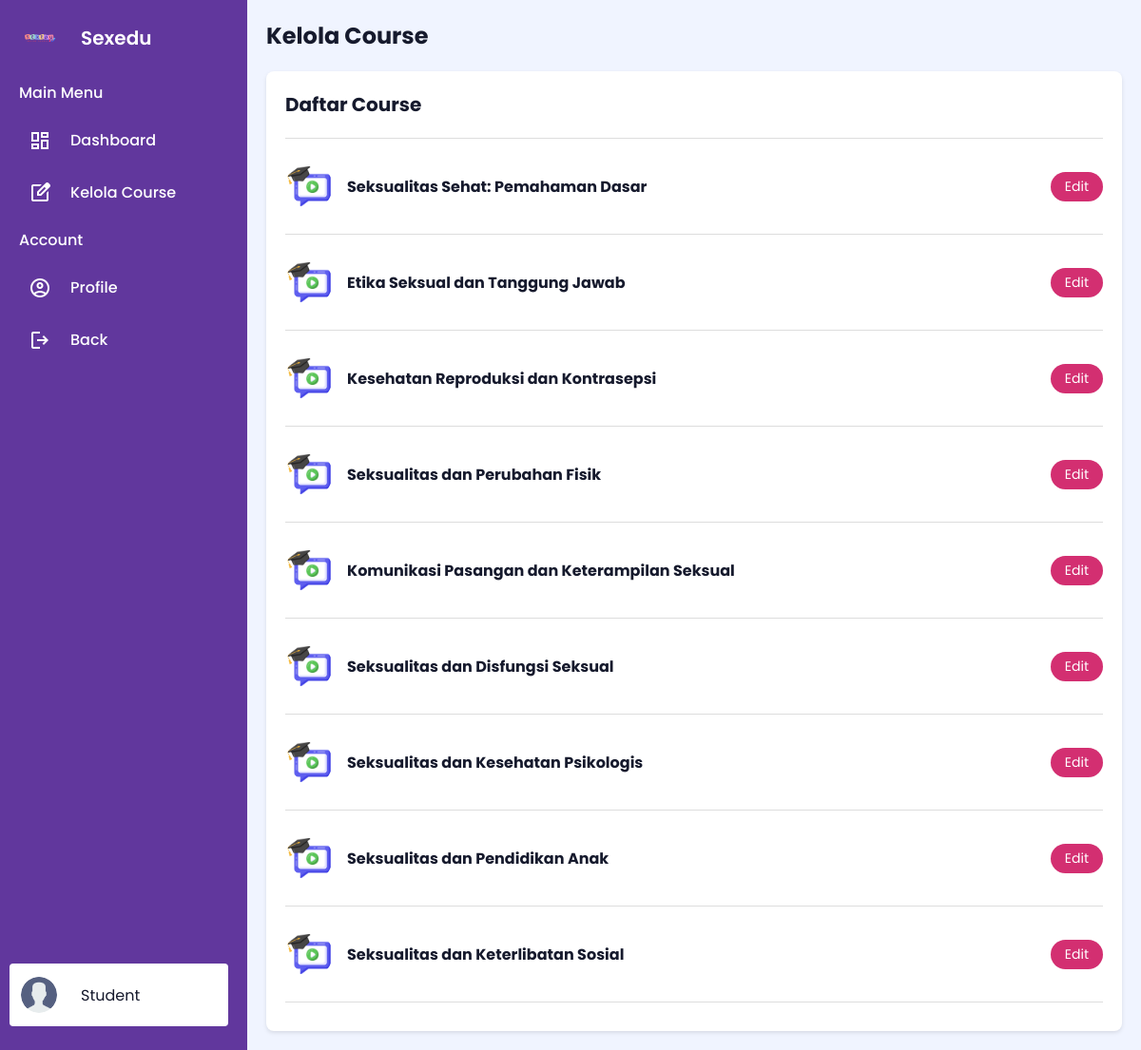
The app's page /admincourse/ with its own data.
### sexeduapp/models.py (models this page shows, shortened)
class Course(models.Model):
    name = models.CharField(max_length=255, verbose_name="Nama Kursus")
    description = models.TextField(verbose_name="Deskripsi Kursus")
    video = models.FileField(upload_to='videos/', verbose_name="Video Kursus", blank=True, null=True)
    ppt = models.FileField(upload_to='ppts/', verbose_name="PPT Kursus", blank=True, null=True)
    users = models.ManyToManyField(User, related_name='courses', verbose_name="Pengguna yang memiliki akses")

### sexeduapp/views.py (the view)
# urls.py: path('admincourse/', views.admincourse, name='admincourse'),
def admincourse(request):
    courses = Course.objects.all()
    return render(request, 'sexeduapp/admincourse.html', {'courses': courses})

### templates/sexeduapp/admincourse.html (shortened to what this page needs)
{% load static %}
<!DOCTYPE html>
<html lang="en">
<head>
    <link rel="stylesheet" href="{% static 'css/admincourse.css' %}" />
</head>
<body>
    <aside class="sidebar">
    <div class="sidebar-header">
        <img src="{% static 'images/logo 2 1.png' %}" alt="logo" />
        <h2>Sexedu</h2>
    </div>
    <ul class="sidebar-links">
        <h4>
        <span>Main Menu</span>
        </h4>
        <li>
        <a href="{% url 'dashboardadmin' %}">
        <span class="material-symbols-outlined"> dashboard </span>Dashboard</a>
        </li>
        <li>
        <a href="{% url 'admincourse' %}"><span class="material-symbols-outlined">edit_square</span>Kelola Course</a>
        </li>
        <h4>
        <span>Account</span>
        </h4>
        <li>
        <a href="{% url 'sexeduapp:profile' %}"><span class="material-symbols-outlined"> account_circle </span>Profile</a>
        </li>
        <li>
        <a href="{% url 'sexeduapp:index' %}"><span class="material-symbols-outlined"> logout </span>Back</a>
        </li>
    </ul>
    <div class="user-account">
        <div class="user-profile">
        {% if user.profile.image %}
        <img src="{{ user.profile.image.url }}" alt="Profile Image" >
        {% else %}
        <img src="{% static 'images/user1.png' %}" alt="Profile Image">
        {% endif %}
        <div class="user-detail">
          {% if user.is_superuser %}
                    Admin
                {% else %}
                    Student
                {% endif %}
        </div>
      </div>
    </div>
  </aside>
  <div class="container">
    <header>
        <h1>Kelola Course</h1>
    </header>
    <div class="class-list">
        <h2>Daftar Course</h2>
        <hr>
        {% for course in courses %}
        <div class="class-item">
            <div class="class-info">
                <img src="{% static 'images/education.png' %}" alt="Class Icon">
                <div>
                    <h3>{{ course.name }}</h3>
                </div>
            </div>
            <a href="{% url 'editcourse' course.id %}" class="sync-button">Edit</a>
        </div>
        <hr>
        {% endfor %}
    </div>
</div>
</body>
</html>

### static/css/admincourse.css (style rules this page uses)
* { margin: 0; padding: 0; box-sizing: border-box; font-family: "Poppins", sans-serif; }
body { min-height: 100vh; background: #F0F4FF; }
.sidebar { position: fixed; top: 0; left: 0; height: 100%; width: 85px; display: flex; overflow-x: hidden; flex-direction: column; background: #61379D; padding: 25px 20px; transition: all 0.4s ease; }
.sidebar .sidebar-header { display: flex; align-items: center; }
.sidebar .sidebar-header img { width: 42px; border-radius: 50%; }
.sidebar .sidebar-header h2 { color: #fff; font-size: 1.25rem; font-weight: 600; white-space: nowrap; margin-left: 23px; }
.sidebar-links h4 { color: #fff; font-weight: 500; white-space: nowrap; margin: 10px 0; position: relative; }
.sidebar-links h4 span { opacity: 0; }
.sidebar-links { list-style: none; margin-top: 20px; height: 80%; overflow-y: auto; scrollbar-width: none; }
.sidebar-links li a { display: flex; align-items: center; gap: 0 20px; color: #fff; font-weight: 500; white-space: nowrap; padding: 15px 10px; text-decoration: none; transition: 0.2s ease; }
.user-account { margin-top: auto; padding: 12px 10px; margin-left: -10px; }
.user-profile { display: flex; align-items: center; color: #161a2d; }
.user-profile img { width: 42px; height: 42px; border-radius: 50%; border: 2px solid #fff; }
.user-detail { margin-left: 23px; white-space: nowrap; }
.container { margin-left: 85px; padding: 20px; transition: margin-left 0.4s ease; }
.class-list { background: #fff; border-radius: 8px; padding: 20px; box-shadow: 0 2px 4px rgba(0, 0, 0, 0.1); }
.class-list h2 { font-size: 1.25rem; color: #161a2d; margin-bottom: 20px; }
.class-item { display: flex; justify-content: space-between; align-items: center; padding: 15px 0; }
.class-info { display: flex; align-items: center; }
.class-info img { width: 50px; height: 50px; border-radius: 50%; margin-right: 15px; }
.class-info h3 { font-size: 1rem; color: #161a2d; margin: 0; }
.sync-button { background: #D32F71; color: #fff; border: none; border-radius: 20px; padding: 5px 15px; cursor: pointer; font-size: 0.875rem; margin-left: auto; text-decoration: none }
hr { border: none; border-top: 1px solid #ddd; margin: 10px 0; }
h1 { font-size: 1.5rem; color: #161a2d; margin-bottom: 20px; }

### records on screen
Course: name "Seksualitas Sehat: Pemahaman Dasar"
Course: name "Etika Seksual dan Tanggung Jawab"
Course: name "Kesehatan Reproduksi dan Kontrasepsi"
Course: name "Seksualitas dan Perubahan Fisik"
Course: name "Komunikasi Pasangan dan Keterampilan Seksual"
Course: name "Seksualitas dan Disfungsi Seksual"
Course: name "Seksualitas dan Kesehatan Psikologis"
Course: name "Seksualitas dan Pendidikan Anak"
Course: name "Seksualitas dan Keterlibatan Sosial"
